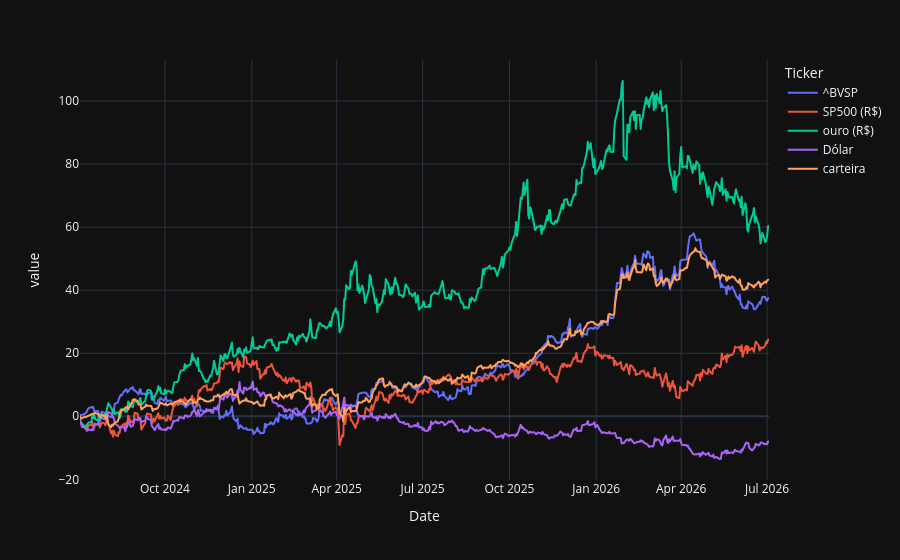

This figure's notebook cell:
### Code cell
df_comparacao = (df_comparacao / df_comparacao.iloc[0] -1)*100
display(df_comparacao)

import plotly.express as px
grafico = px.line(df_comparacao, x=df_comparacao.index, y=df_comparacao.columns)
grafico.update_layout(template="plotly_dark")
grafico.show()

### Figure 1 — Plotly figure (JSON) as saved in the notebook; plotly's stock layout.template omitted (floating-point values rounded to 4 significant figures; data arrays with more than 128 entries replaced by an {"elided": "..."} marker saying what was removed)
{"data": [{"hovertemplate": "Ticker=^BVSP<br>Date=%{x}<br>value=%{y}<extra></extra>", "legendgroup": "^BVSP", "line": {"color": "#636efa", "dash": "solid"}, "marker": {"symbol": "circle"}, "mode": "lines", "name": "^BVSP", "showlegend": true, "type": "scattergl", "x": {"elided": "519 str values"}, "xaxis": "x", "y": {"elided": "519 float values"}, "yaxis": "y"}, {"hovertemplate": "Ticker=SP500 (R$)<br>Date=%{x}<br>value=%{y}<extra></extra>", "legendgroup": "SP500 (R$)", "line": {"color": "#EF553B", "dash": "solid"}, "marker": {"symbol": "circle"}, "mode": "lines", "name": "SP500 (R$)", "showlegend": true, "type": "scattergl", "x": {"elided": "519 str values"}, "xaxis": "x", "y": {"elided": "519 float values"}, "yaxis": "y"}, {"hovertemplate": "Ticker=ouro (R$)<br>Date=%{x}<br>value=%{y}<extra></extra>", "legendgroup": "ouro (R$)", "line": {"color": "#00cc96", "dash": "solid"}, "marker": {"symbol": "circle"}, "mode": "lines", "name": "ouro (R$)", "showlegend": true, "type": "scattergl", "x": {"elided": "519 str values"}, "xaxis": "x", "y": {"elided": "519 float values"}, "yaxis": "y"}, {"hovertemplate": "Ticker=Dólar<br>Date=%{x}<br>value=%{y}<extra></extra>", "legendgroup": "Dólar", "line": {"color": "#ab63fa", "dash": "solid"}, "marker": {"symbol": "circle"}, "mode": "lines", "name": "Dólar", "showlegend": true, "type": "scattergl", "x": {"elided": "519 str values"}, "xaxis": "x", "y": {"elided": "519 float values"}, "yaxis": "y"}, {"hovertemplate": "Ticker=carteira<br>Date=%{x}<br>value=%{y}<extra></extra>", "legendgroup": "carteira", "line": {"color": "#FFA15A", "dash": "solid"}, "marker": {"symbol": "circle"}, "mode": "lines", "name": "carteira", "showlegend": true, "type": "scattergl", "x": {"elided": "519 str values"}, "xaxis": "x", "y": {"elided": "519 float values"}, "yaxis": "y"}], "layout": {"legend": {"title": {"text": "Ticker"}, "tracegroupgap": 0}, "margin": {"t": 60}, "xaxis": {"anchor": "y", "domain": [0, 1], "title": {"text": "Date"}}, "yaxis": {"anchor": "x", "domain": [0, 1], "title": {"text": "value"}}}}
